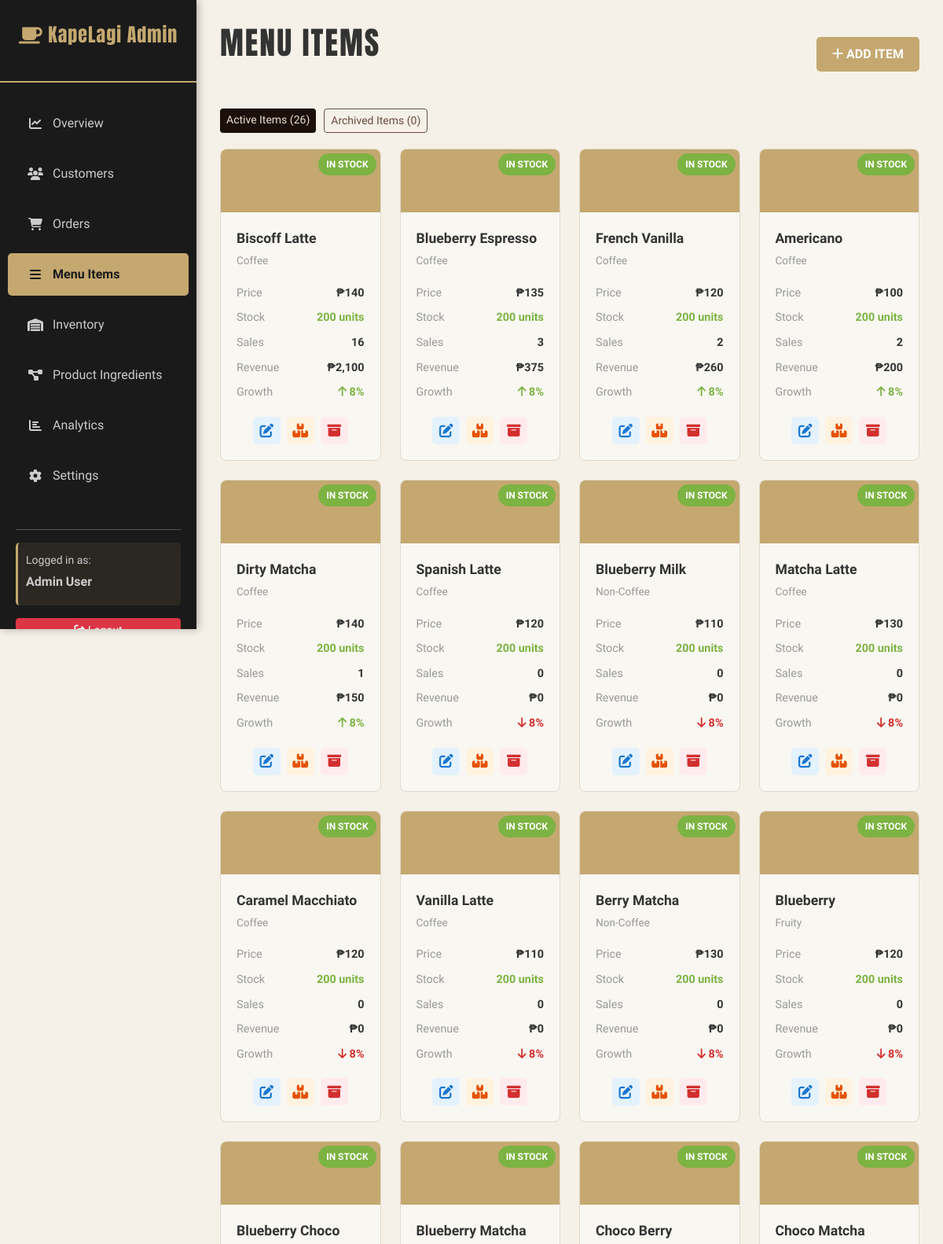
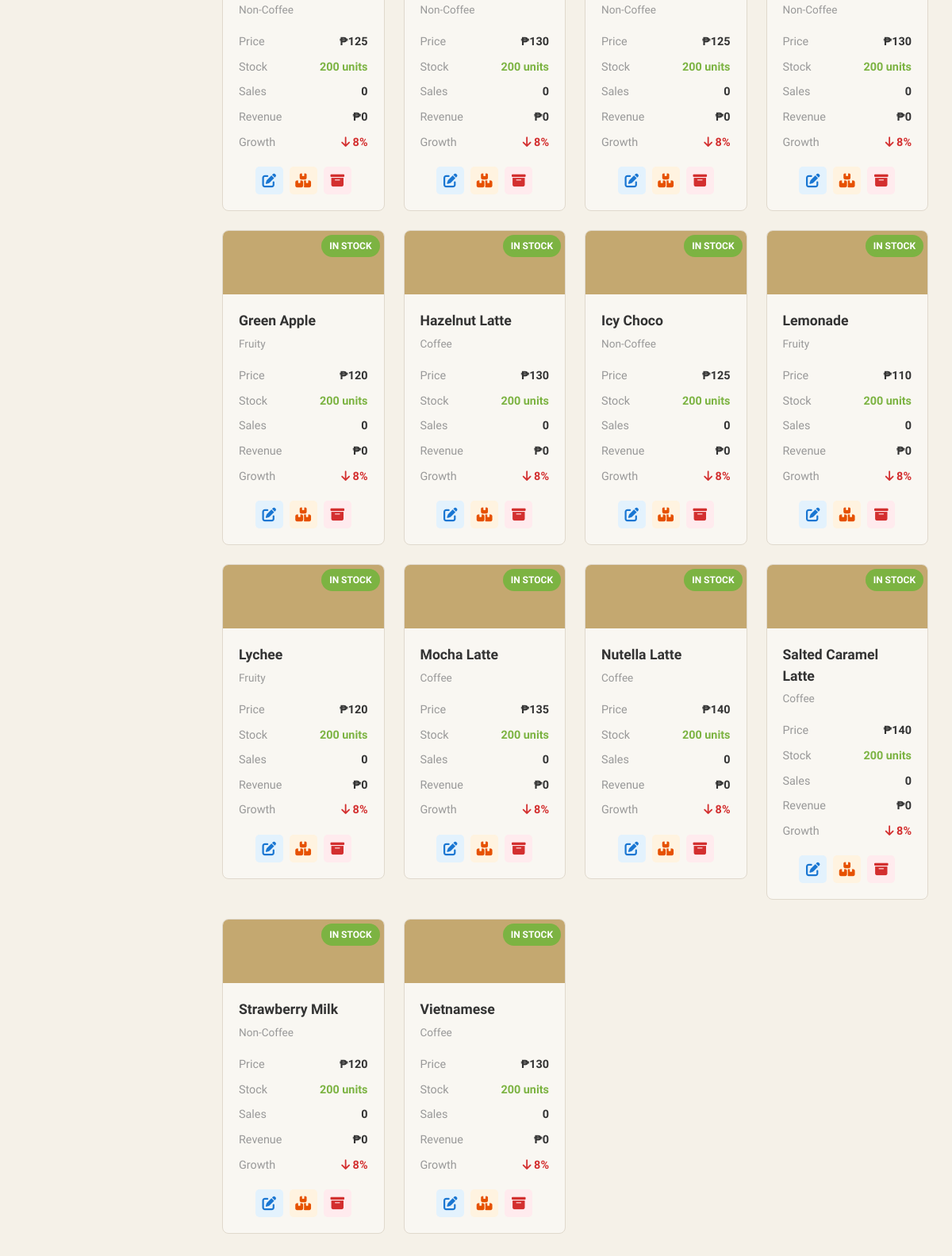
Page /admin/menu-items.php?scope=active (signed in) on the committed database (2 pictures, top to bottom).
### tables this page shows
CREATE TABLE `products` (
  `id` int(11) NOT NULL,
  `name` varchar(100) NOT NULL,
  `description` text DEFAULT NULL,
  `category` varchar(50) NOT NULL,
  `image_url` varchar(255) DEFAULT NULL,
  `price_16oz` decimal(10,2) DEFAULT NULL,
  `price_22oz` decimal(10,2) DEFAULT NULL,
  `stock` int(11) NOT NULL DEFAULT 0,
  `is_archived` tinyint(1) NOT NULL DEFAULT 0,
  `archived_at` datetime DEFAULT NULL,
  `created_at` timestamp NOT NULL DEFAULT current_timestamp()
);

### config/db.php (called while the page is built, shortened)
<?php
function get_product_available_stock($conn, $productId, $fallbackStock = 0, $size = null) {
    $productId = (int) $productId;
    if ($size === null || trim((string) $size) === '') {
        $sizesStmt = $conn->prepare("SELECT DISTINCT size FROM product_ingredients WHERE product_id = ? AND size IS NOT NULL AND size <> ''");
        if ($sizesStmt) {
            $sizesStmt->bind_param('i', $productId);
            if ($sizesStmt->execute()) {
                $sizesResult = $sizesStmt->get_result();
            } else {
                $sizesStmt->close();
            }
        }
    }
    $recipeStmt = $conn->prepare("SELECT ingredient_id, quantity_per_unit, unit FROM product_ingredients WHERE product_id = ? AND (size = ? OR size IS NULL OR size = '') ORDER BY CASE WHEN size = ? THEN 0 ELSE 1 END");
    $sizeValue = trim((string) $size);
    $recipeStmt->bind_param('iss', $productId, $sizeValue, $sizeValue);
    if (!$recipeStmt->execute()) {
        $recipeStmt->close();
        return (int) $fallbackStock;
    }
    $recipeResult = $recipeStmt->get_result();
    if (!$recipeResult || $recipeResult->num_rows === 0) {
        return (int) $fallbackStock;
    }
    $availableStock = null;
    return max(0, (int) $availableStock);
}
?>

### admin/menu-items.php (the view, shortened to what this page needs)
<?php
include 'includes/header.php';
$scope = isset($_GET['scope']) && $_GET['scope'] === 'archived' ? 'archived' : 'active';
if ($scope === 'archived') {
    $productScopeWhere = "WHERE (p.is_archived = 1)";
} else {
    $productScopeWhere = "WHERE (p.is_archived = 0 OR p.is_archived IS NULL)";
}
$query = "
    SELECT p.id, p.name, p.description, p.category, p.price_16oz, p.price_22oz, p.stock,
              p.image_url, COALESCE(SUM(oi.quantity), 0) as total_sales,
           COALESCE(SUM(oi.price * oi.quantity), 0) as revenue,
           (SELECT COUNT(*) FROM order_items WHERE product_id = p.id AND DATE_ADD(DATE(created_at), INTERVAL 30 DAY) >= DATE(NOW())) as sales_this_month
    FROM products p
    LEFT JOIN order_items oi ON p.id = oi.product_id
    " . $productScopeWhere . "
    GROUP BY p.id
    ORDER BY revenue DESC
";
$products = $conn->query($query);
$productRows = [];
if ($products) {
    while ($row = $products->fetch_assoc()) {
        $row['available_stock'] = get_product_available_stock($conn, (int) $row['id'], (int) ($row['stock'] ?? 0));
        $productRows[] = $row;
    }
}
$active_count_result = $conn->query("SELECT COUNT(*) AS count FROM products WHERE is_archived = 0 OR is_archived IS NULL");
$archived_count_result = $conn->query("SELECT COUNT(*) AS count FROM products WHERE is_archived = 1");
$active_count = (int) ($active_count_result->fetch_assoc()['count'] ?? 0);
$archived_count = (int) ($archived_count_result->fetch_assoc()['count'] ?? 0);
?>
<div style="display: flex; justify-content: space-between; align-items: center; margin-bottom: 30px;">
    <h1 class="page-title">Menu Items</h1>
    <button class="btn-add-item" onclick="document.getElementById('addItemModal').style.display='block'">
        <i class="fas fa-plus"></i> ADD ITEM
    </button>
</div>
<div style="display: flex; gap: 10px; margin-bottom: 20px; flex-wrap: wrap;">
    <a href="?scope=active" class="btn btn-sm <?php echo $scope === 'active' ? '' : 'btn-outline-dark'; ?>" style="<?php echo $scope === 'active' ? 'background-color: #1A0F0A; color: #E8E0D0; border: none;' : 'border-color: #1A0F0A; color: #1A0F0A;'; ?>">
        Active Items (<?php echo $active_count; ?>)
    </a>
    <a href="?scope=archived" class="btn btn-sm <?php echo $scope === 'archived' ? '' : 'btn-outline-dark'; ?>" style="<?php echo $scope === 'archived' ? 'background-color: #6d4c41; color: #fff; border: none;' : 'border-color: #6d4c41; color: #6d4c41;'; ?>">
        Archived Items (<?php echo $archived_count; ?>)
    </a>
</div>
<div class="row">
    <?php
    if (!empty($productRows)) {
            foreach ($productRows as $product) {
            $avg_price = ($product['price_16oz'] + ($product['price_22oz'] ?? 0)) / 2;
            $growth = $product['sales_this_month'] > 0 ? 8 : -8;
                $available_stock = (int) ($product['available_stock'] ?? $product['stock'] ?? 0);
            $stock_color = '#7cb342';
            $stock_label = 'In Stock';
            ?>
            <div class="col-md-6 col-lg-4 col-xl-3 mb-4">
                <div class="menu-item-card">
                    <div class="menu-item-icon">
                        <span class="stock-badge" style="background-color: <?php echo $stock_color; ?>;">
                            <?php echo htmlspecialchars($stock_label); ?>
                        </span>
                    </div>
                    <div class="menu-item-details">
                        <div class="menu-item-name"><?php echo htmlspecialchars($product['name']); ?></div>
                        <div class="menu-item-category"><?php echo htmlspecialchars($product['category']); ?></div>
                        <div class="menu-item-stat">
                            <span class="menu-item-stat-label">Price</span>
                            <span class="menu-item-stat-value">₱<?php echo number_format($avg_price, 0); ?></span>
                        </div>
                        <div class="menu-item-stat">
                            <span class="menu-item-stat-label">Stock</span>
                            <span class="menu-item-stat-value" style="color: <?php echo $stock_color; ?>; font-weight: bold;">
                                <?php echo $available_stock; ?> units
                            </span>
                        </div>
                        <div class="menu-item-stat">
                            <span class="menu-item-stat-label">Sales</span>
                            <span class="menu-item-stat-value"><?php echo $product['total_sales']; ?></span>
                        </div>
                        <div class="menu-item-stat">
                            <span class="menu-item-stat-label">Revenue</span>
                            <span class="menu-item-stat-value">₱<?php echo number_format($product['revenue'], 0); ?></span>
                        </div>
                        <div class="menu-item-stat">
                            <span class="menu-item-stat-label">Growth</span>
                            <span class="menu-item-stat-value" style="color: <?php echo $growth > 0 ? '#7cb342' : '#d32f2f'; ?>">
                                <i class="fas fa-arrow-<?php echo $growth > 0 ? 'up' : 'down'; ?>"></i> <?php echo abs($growth); ?>%
                            </span>
                        </div>
                        <div style="margin-top: 15px; display: flex; gap: 8px; justify-content: center; flex-wrap: wrap;">
                            <button class="btn-action btn-edit" title="Edit" onclick="openEditModal(<?php echo $product['id']; ?>, '<?php echo htmlspecialchars($product['name']); ?>', '<?php echo htmlspecialchars($product['category']); ?>', '<?php echo htmlspecialchars($product['description']); ?>', <?php echo $product['price_16oz']; ?>, <?php echo $product['price_22oz']; ?>, <?php echo $available_stock; ?>)">
                                <i class="fas fa-edit"></i>
                            </button>
                            <button class="btn-action btn-stock" title="Update Stock" onclick="openStockModal(<?php echo $product['id']; ?>, '<?php echo htmlspecialchars($product['name']); ?>', <?php echo $available_stock; ?>)">
                                <i class="fas fa-boxes"></i>
                            </button>
                            <?php if ($scope === 'archived'): ?>
                                <button class="btn-action btn-stock" title="Restore" onclick="restoreMenuItem(<?php echo $product['id']; ?>, '<?php echo htmlspecialchars($product['name']); ?>')">
                                    <i class="fas fa-rotate-left"></i>
                                </button>
                            <?php else: ?>
                                <button class="btn-action btn-delete" title="Archive" onclick="archiveMenuItem(<?php echo $product['id']; ?>, '<?php echo htmlspecialchars($product['name']); ?>')">
                                    <i class="fas fa-box-archive"></i>
                                </button>
                            <?php endif; ?>
                        </div>
                    </div>
                </div>
            </div>
            <?php
        }
    } else {
        echo '<div class="col-12"><p style="text-align: center; color: #999; padding: 40px;">No menu items yet</p></div>';
    }
    ?>
</div>
<?php include 'includes/footer.php'; ?>

### rows in the picture
products: stock_label "IN STOCK", name "Biscoff Latte", category "Coffee", avg_price "140", stock "200", total_sales "16", revenue "2,100", growth "8"
products: stock_label "IN STOCK", name "Blueberry Espresso", category "Coffee", avg_price "135", stock "200", total_sales "3", revenue "375", growth "8"
products: stock_label "IN STOCK", name "French Vanilla", category "Coffee", avg_price "120", stock "200", total_sales "2", revenue "260", growth "8"
products: stock_label "IN STOCK", name "Americano", category "Coffee", avg_price "100", stock "200", total_sales "2", revenue "200", growth "8"
products: stock_label "IN STOCK", name "Dirty Matcha", category "Coffee", avg_price "140", stock "200", total_sales "1", revenue "150", growth "8"
products: stock_label "IN STOCK", name "Spanish Latte", category "Coffee", avg_price "120", stock "200", total_sales "0", revenue "0", growth "8"
products: stock_label "IN STOCK", name "Blueberry Milk", category "Non-Coffee", avg_price "110", stock "200", total_sales "0", revenue "0", growth "8"
products: stock_label "IN STOCK", name "Matcha Latte", category "Coffee", avg_price "130", stock "200", total_sales "0", revenue "0", growth "8"
products: stock_label "IN STOCK", name "Caramel Macchiato", category "Coffee", avg_price "120", stock "200", total_sales "0", revenue "0", growth "8"
products: stock_label "IN STOCK", name "Vanilla Latte", category "Coffee", avg_price "110", stock "200", total_sales "0", revenue "0", growth "8"
products: stock_label "IN STOCK", name "Berry Matcha", category "Non-Coffee", avg_price "130", stock "200", total_sales "0", revenue "0", growth "8"
products: stock_label "IN STOCK", name "Blueberry", category "Fruity", avg_price "120", stock "200", total_sales "0", revenue "0", growth "8"
products: stock_label "IN STOCK", name "Blueberry Choco", category "Non-Coffee", avg_price "125", stock "200", total_sales "0", revenue "0", growth "8"
products: stock_label "IN STOCK", name "Blueberry Matcha", category "Non-Coffee", avg_price "130", stock "200", total_sales "0", revenue "0", growth "8"
products: stock_label "IN STOCK", name "Choco Berry", category "Non-Coffee", avg_price "125", stock "200", total_sales "0", revenue "0", growth "8"
products: stock_label "IN STOCK", name "Choco Matcha", category "Non-Coffee", avg_price "130", stock "200", total_sales "0", revenue "0", growth "8"
products: stock_label "IN STOCK", name "Green Apple", category "Fruity", avg_price "120", stock "200", total_sales "0", revenue "0", growth "8"
products: stock_label "IN STOCK", name "Hazelnut Latte", category "Coffee", avg_price "130", stock "200", total_sales "0", revenue "0", growth "8"
products: stock_label "IN STOCK", name "Icy Choco", category "Non-Coffee", avg_price "125", stock "200", total_sales "0", revenue "0", growth "8"
products: stock_label "IN STOCK", name "Lemonade", category "Fruity", avg_price "110", stock "200", total_sales "0", revenue "0", growth "8"
products: stock_label "IN STOCK", name "Lychee", category "Fruity", avg_price "120", stock "200", total_sales "0", revenue "0", growth "8"
products: stock_label "IN STOCK", name "Mocha Latte", category "Coffee", avg_price "135", stock "200", total_sales "0", revenue "0", growth "8"
products: stock_label "IN STOCK", name "Nutella Latte", category "Coffee", avg_price "140", stock "200", total_sales "0", revenue "0", growth "8"
products: stock_label "IN STOCK", name "Salted Caramel Latte", category "Coffee", avg_price "140", stock "200", total_sales "0", revenue "0", growth "8"
products: stock_label "IN STOCK", name "Strawberry Milk", category "Non-Coffee", avg_price "120", stock "200", total_sales "0", revenue "0", growth "8"
products: stock_label "IN STOCK", name "Vietnamese", category "Coffee", avg_price "130", stock "200", total_sales "0", revenue "0", growth "8"

### other values in the picture
get_user_name() "Admin User"
$active_count "26"
$archived_count "0"
